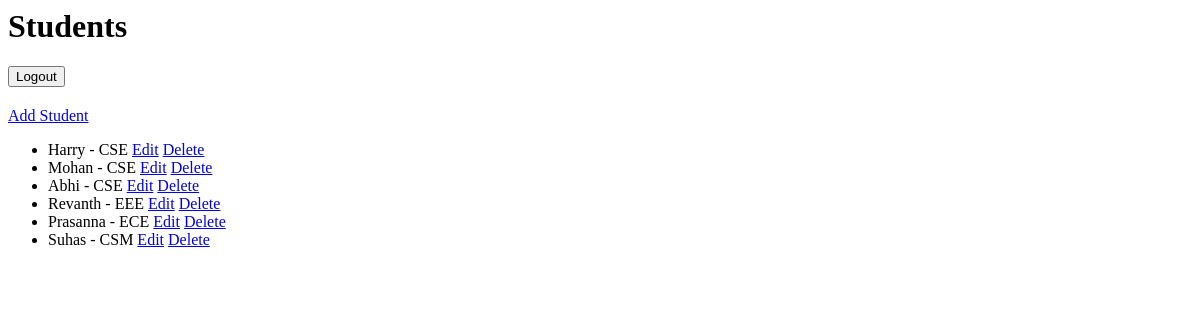
The app's page / (signed in), older data.
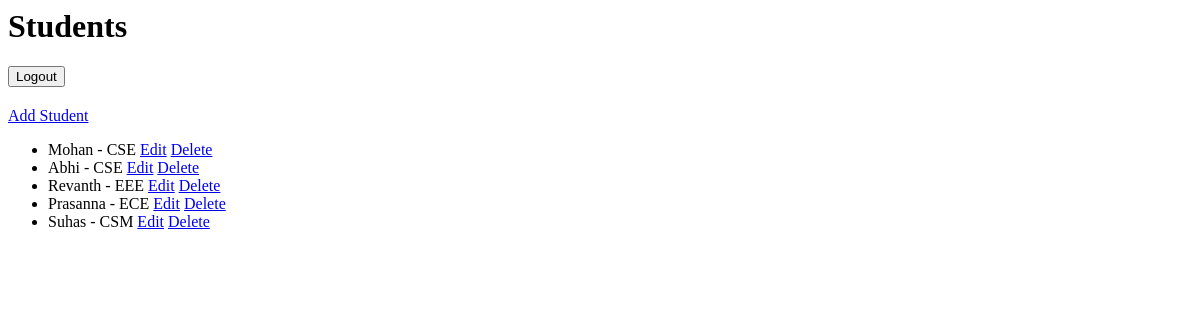
The same page, newer data.
### students/models.py (models this page shows, shortened)
class Student(models.Model):
    name = models.CharField(max_length=100)
    email = models.EmailField(unique=True)
    age = models.IntegerField()
    course = models.CharField(max_length=100)
    created_at = models.DateTimeField(auto_now_add=True)

### students/views.py (the view)
# urls.py: path('', views.student_list, name='student_list'),
@login_required
def student_list(request):
    students = Student.objects.all()
    return render(request , 'students/student_list.html', {'students': students})

### students/templates/students/student_list.html (shortened to what this page needs)
<h1>Students</h1>
<form method="post" action="{% url 'logout' %}" style="margin-bottom: 20px;">
    <button type="submit">Logout</button>
</form>
<a href="{% url 'student_create' %}">Add Student</a>
<ul>
  {% for student in students %}
    <li>
      {{ student.name }} - {{ student.course }}
      <a href="{% url 'student_update' student.id %}">Edit</a>
      <a href="{% url 'student_delete' student.id %}">Delete</a>
    </li>
  {% endfor %}
</ul>

Row changes from the older to the newer data that the page shows:
removed Student: name "Harry", course "CSE"
